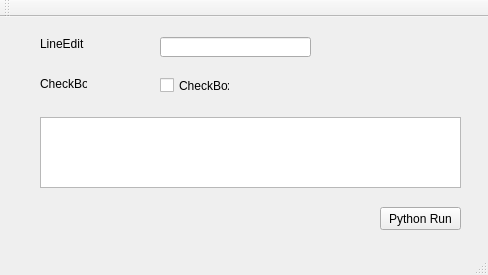
<?xml version="1.0" encoding="UTF-8"?>
<ui version="4.0">
 <class>PythonSupportClass</class>
 <widget class="QMainWindow" name="PythonSupportClass">
  <property name="geometry">
   <rect>
    <x>0</x>
    <y>0</y>
    <width>488</width>
    <height>275</height>
   </rect>
  </property>
  <property name="windowTitle">
   <string>PythonSupport</string>
  </property>
  <widget class="QWidget" name="centralWidget">
   <widget class="QLineEdit" name="lineEdit">
    <property name="geometry">
     <rect>
      <x>160</x>
      <y>20</y>
      <width>151</width>
      <height>20</height>
     </rect>
    </property>
   </widget>
   <widget class="QCheckBox" name="checkBox">
    <property name="geometry">
     <rect>
      <x>160</x>
      <y>60</y>
      <width>70</width>
      <height>17</height>
     </rect>
    </property>
    <property name="text">
     <string>CheckBox</string>
    </property>
   </widget>
   <widget class="QLabel" name="label">
    <property name="geometry">
     <rect>
      <x>40</x>
      <y>20</y>
      <width>47</width>
      <height>13</height>
     </rect>
    </property>
    <property name="text">
     <string>LineEdit</string>
    </property>
   </widget>
   <widget class="QLabel" name="label_2">
    <property name="geometry">
     <rect>
      <x>40</x>
      <y>60</y>
      <width>47</width>
      <height>13</height>
     </rect>
    </property>
    <property name="text">
     <string>CheckBox</string>
    </property>
   </widget>
   <widget class="QPushButton" name="pushButtonRun">
    <property name="geometry">
     <rect>
      <x>380</x>
      <y>190</y>
      <width>81</width>
      <height>23</height>
     </rect>
    </property>
    <property name="text">
     <string>Python Run</string>
    </property>
   </widget>
   <widget class="QTextEdit" name="textEditPython">
    <property name="geometry">
     <rect>
      <x>40</x>
      <y>100</y>
      <width>421</width>
      <height>71</height>
     </rect>
    </property>
    <property name="font">
     <font>
      <pointsize>12</pointsize>
     </font>
    </property>
   </widget>
  </widget>
  <widget class="QMenuBar" name="menuBar">
   <property name="geometry">
    <rect>
     <x>0</x>
     <y>0</y>
     <width>488</width>
     <height>21</height>
    </rect>
   </property>
  </widget>
  <widget class="QToolBar" name="mainToolBar">
   <attribute name="toolBarArea">
    <enum>TopToolBarArea</enum>
   </attribute>
   <attribute name="toolBarBreak">
    <bool>false</bool>
   </attribute>
  </widget>
  <widget class="QStatusBar" name="statusBar"/>
 </widget>
 <layoutdefault spacing="6" margin="11"/>
 <resources>
  <include location="PythonSupport.qrc"/>
 </resources>
 <connections/>
</ui>
